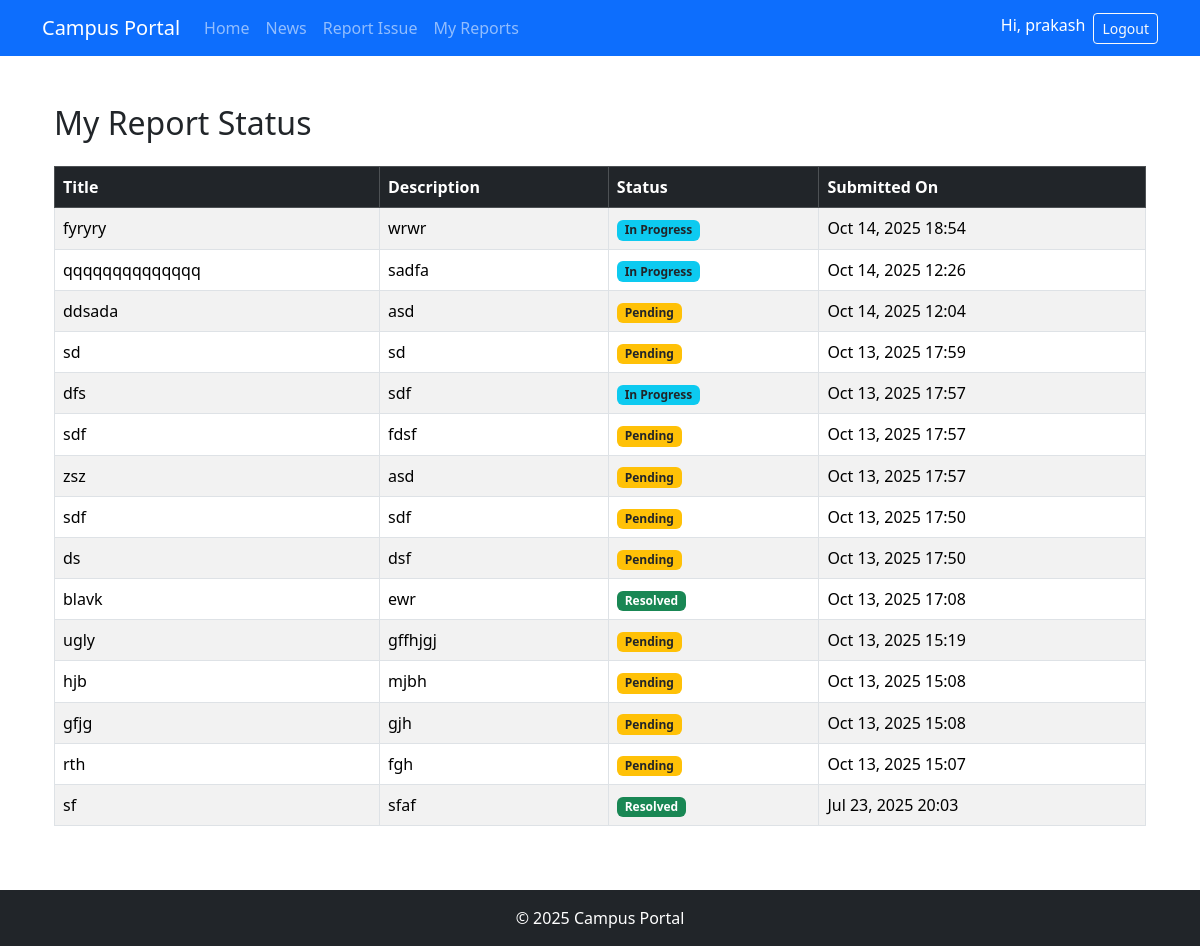
The app's page /status/ (signed in) with its own data.
### reports/models.py (models this page shows, shortened)
class Issue(models.Model):
    STATUS_CHOICES = [
        ('pending', 'Pending'),
        ('in_progress', 'In Progress'),
        ('resolved', 'Resolved'),
        ('rejected', 'Rejected'),
    ]
    status = models.CharField(max_length=20, choices=STATUS_CHOICES, default='pending')  # match lowercase
    student = models.ForeignKey(User, on_delete=models.SET_NULL, null=True, blank=True)
    hide_identity = models.BooleanField(default=False)
    title = models.CharField(max_length=255)
    description = models.TextField()
    image = models.ImageField(upload_to='issue_images/', blank=True, null=True)
    video = models.FileField(upload_to='issue_videos/', blank=True, null=True)
    created_at = models.DateTimeField(auto_now_add=True)

### reports/views.py (the view)
# urls.py: path('status/', views.report_status, name='report_status'),
@login_required
def report_status(request):
    issues = Issue.objects.filter(student=request.user).order_by('-created_at')
    return render(request, 'reports/report_status.html', {'issues': issues})

### reports/context_processors.py (called while the page is built)
def notification_context(request):
    if request.user.is_authenticated:
        notifications = Notification.objects.filter(user=request.user).order_by('-created_at')
        unread_count = notifications.filter(is_read=False).count()
        return {
            'notifications': notifications,
            'unread_notifications_count': unread_count
        }
    return {}

### reports/templates/reports/report_status.html (shortened to what this page needs)
{% extends 'base.html' %}
{% block content %}
<div class="container">
    <h2 class="mb-4">My Report Status</h2>
    {% if issues %}
        <div class="table-responsive">
            <table class="table table-bordered table-striped">
                <thead class="table-dark">
                    <tr>
                        <th>Title</th>
                        <th>Description</th>
                        <th>Status</th>
                        <th>Submitted On</th>
                    </tr>
                </thead>
                <tbody>
                    {% for issue in issues %}
                    <tr>
                        <td>{{ issue.title }}</td>
                        <td>{{ issue.description|truncatechars:50 }}</td>
                        <td>
                            {% if issue.status == "pending" %}
                                <span class="badge bg-warning text-dark">Pending</span>
                            {% elif issue.status == "in_progress" %}
                                <span class="badge bg-info text-dark">In Progress</span>
                            {% elif issue.status == "resolved" %}
                                <span class="badge bg-success">Resolved</span>
                            {% else %}
                                <span class="badge bg-danger">Rejected</span>
                            {% endif %}
                        </td>
                        <td>{{ issue.created_at|date:"M d, Y H:i" }}</td>
                    </tr>
                    {% endfor %}
                </tbody>
            </table>
        </div>
    {% else %}
        <p>No issues reported yet.</p>
    {% endif %}
</div>
{% endblock %}

### campus_portal/templates/base.html (shortened to what this page needs)
<!DOCTYPE html>
<html lang="en">
<head>
    <link href="https://cdn.jsdelivr.net/npm/bootstrap@5.3.2/dist/css/bootstrap.min.css" rel="stylesheet">
    <link rel="stylesheet" href="https://cdn.jsdelivr.net/npm/bootstrap-icons@1.10.5/font/bootstrap-icons.min.css">
</head>
<body>
   <nav class="navbar navbar-expand-lg navbar-dark bg-primary">
      <div class="container">
        <a class="navbar-brand" href="{% url 'home' %}">Campus Portal</a>
        <div class="collapse navbar-collapse" id="navbarNav">
          <ul class="navbar-nav me-auto">
            <li class="nav-item"><a class="nav-link" href="{% url 'home' %}">Home</a></li>
            <li class="nav-item"><a class="nav-link" href="{% url 'news_page' %}">News</a></li>
            {% if user.is_authenticated %}
              <li class="nav-item"><a class="nav-link" href="{% url 'report_issue' %}">Report Issue</a></li>
              <li class="nav-item"><a class="nav-link" href="{% url 'report_status' %}">My Reports</a></li>
            {% endif %}
          </ul>
          <ul class="navbar-nav ms-auto">
            {% if user.is_authenticated %}
              <li class="nav-item">
                <span class="navbar-text text-white mx-2">Hi, {{ user.username }}</span>
              </li>
              <li class="nav-item">
                <form method="POST" action="{% url 'logout' %}" class="d-inline">
                  <button type="submit" class="btn btn-outline-light btn-sm">Logout</button>
                </form>
              </li>
            {% endif %}
          </ul>
        </div>
      </div>
    </nav>
    <main class="container my-5">
        {% block content %}{% endblock %}
    </main>
    <footer class="bg-dark text-white text-center py-3 mt-auto">
      &copy; 2025 Campus Portal
    </footer>
</body>
</html>

### campus_portal/templates/base.html (style rules this page uses)
html, body { height: 100%; }
body { display: flex; flex-direction: column; }
main { flex: 1; }
footer { background-color: #212529; color: #fff; text-align: center; padding: 1rem 0; }

### records on screen
Issue: title "fyryry", description "wrwr", status "In Progress", created_at "Oct 14, 2025 18:54"
Issue: title "qqqqqqqqqqqqqq", description "sadfa", status "In Progress", created_at "Oct 14, 2025 12:26"
Issue: title "ddsada", description "asd", status "Pending", created_at "Oct 14, 2025 12:04"
Issue: title "sd", description "sd", status "Pending", created_at "Oct 13, 2025 17:59"
Issue: title "dfs", description "sdf", status "In Progress", created_at "Oct 13, 2025 17:57"
Issue: title "sdf", description "fdsf", status "Pending", created_at "Oct 13, 2025 17:57"
Issue: title "zsz", description "asd", status "Pending", created_at "Oct 13, 2025 17:57"
Issue: title "sdf", description "sdf", status "Pending", created_at "Oct 13, 2025 17:50"
Issue: title "ds", description "dsf", status "Pending", created_at "Oct 13, 2025 17:50"
Issue: title "blavk", description "ewr", status "Resolved", created_at "Oct 13, 2025 17:08"
Issue: title "ugly", description "gffhjgj", status "Pending", created_at "Oct 13, 2025 15:19"
Issue: title "hjb", description "mjbh", status "Pending", created_at "Oct 13, 2025 15:08"
Issue: title "gfjg", description "gjh", status "Pending", created_at "Oct 13, 2025 15:08"
Issue: title "rth", description "fgh", status "Pending", created_at "Oct 13, 2025 15:07"
Issue: title "sf", description "sfaf", status "Resolved", created_at "Jul 23, 2025 20:03"

### other values on screen
{{ user.username }} "prakash"
